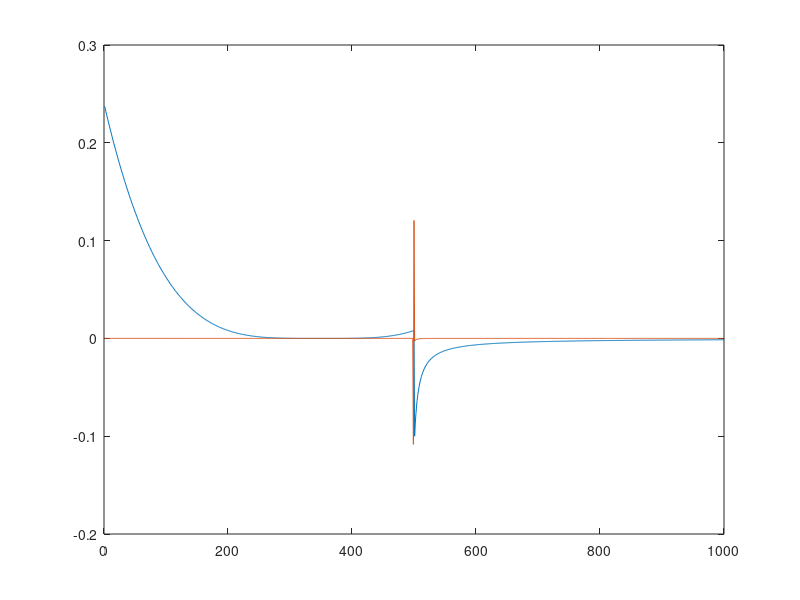

Write MATLAB code to recreate this figure.
tt = 1:500;
par = 0 + (tt/500 - 0.7).^4;
gan = -0.7./(tt+6);
tot = [par gan];
plot(tot)
Y = diff(tot,2)
hold on
plot(1*Y)